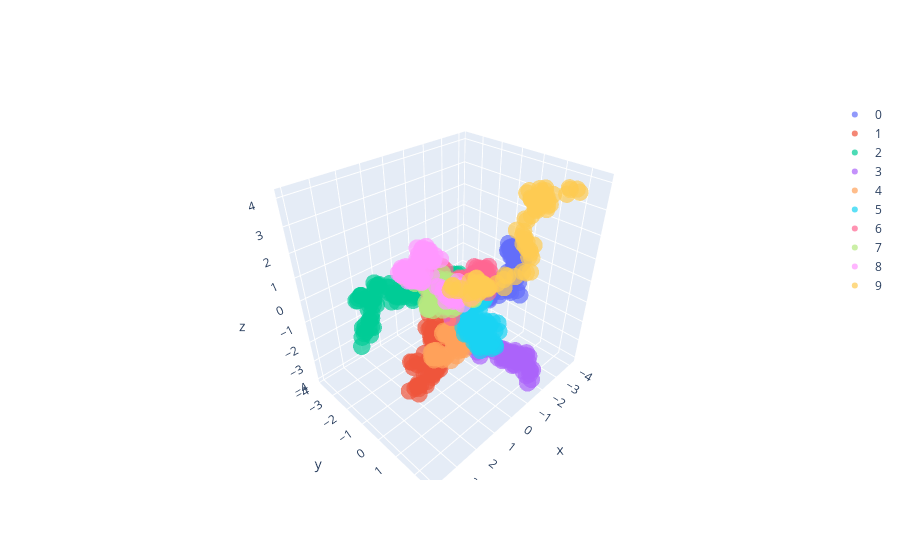

Notebook cell for this chart:
### Code cell
plotter(normalize(xs), 'o')
